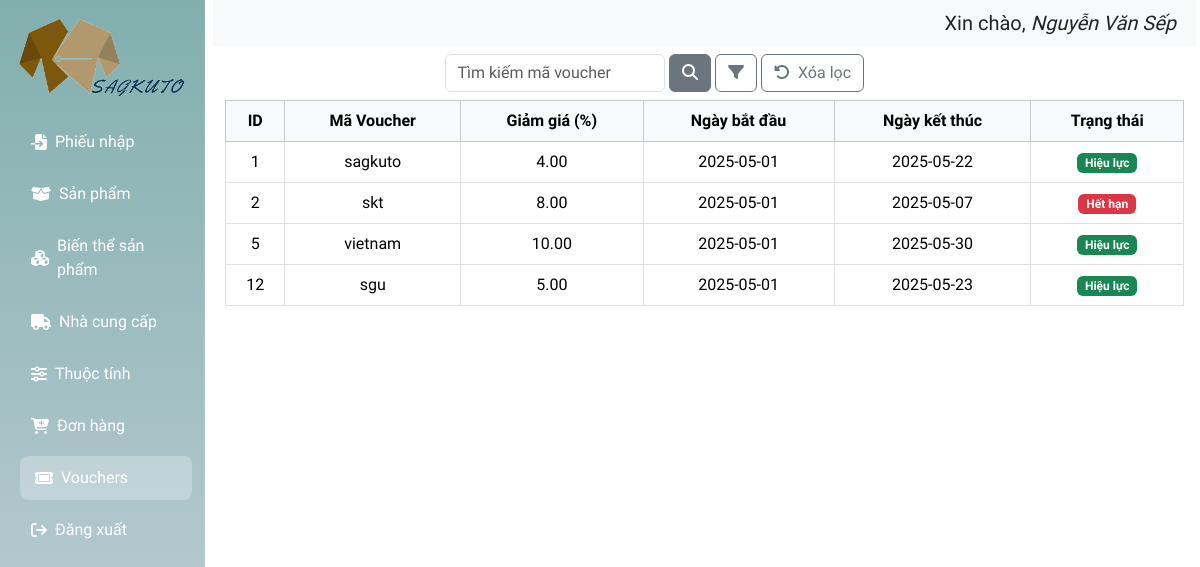
Page /admin/index.php?page=vouchers&pageadmin=1 (signed in) on the committed database.
### tables this page shows
CREATE TABLE `users` (
  `user_id` int(11) NOT NULL,
  `name` varchar(100) NOT NULL,
  `password` varchar(255) NOT NULL,
  `email` varchar(100) DEFAULT NULL,
  `phone` varchar(20) DEFAULT NULL,
  `role_id` int(11) DEFAULT NULL,
  `status` tinyint(4) DEFAULT 1,
  `otp` varchar(6) DEFAULT NULL,
  `otp_expired_at` datetime DEFAULT NULL
);

CREATE TABLE `vouchers` (
  `voucher_id` int(11) NOT NULL,
  `code` varchar(50) NOT NULL,
  `discount` decimal(10,2) NOT NULL,
  `start_date` date DEFAULT NULL,
  `end_date` date DEFAULT NULL,
  `status` enum('active','inactive') DEFAULT 'active'
);

### database/DBConnection.php (called while the page is built, shortened)
<?php
class DBConnect
{
    private static $instance = null;
    private $pdo;
    private $host = 'localhost';
    private $dbname = 'db_web_quanao';
    private $username = 'root';
    private $password = '';
    private function __construct()
    {
        try {
            $this->pdo = new PDO(
                "mysql:host={$this->host};dbname={$this->dbname};charset=utf8",
                $this->username,
                $this->password
            );
            $this->pdo->setAttribute(PDO::ATTR_ERRMODE, PDO::ERRMODE_EXCEPTION);
            $this->pdo->setAttribute(PDO::ATTR_DEFAULT_FETCH_MODE, PDO::FETCH_ASSOC);
        } catch (PDOException $e) {
            die("Kết nối thất bại: " . $e->getMessage());
        }
    }
    public static function getInstance()
    {
        if (self::$instance === null) {
            self::$instance = new DBConnect();
        }
        return self::$instance;
    }
    public function select($sql, $params = [])
    {
        $stmt = $this->pdo->prepare($sql);
        $stmt->execute($params);
        return $stmt->fetchAll();
    }
}

### admin/ajax/permission_helper.php (called while the page is built, shortened)
<?php
function hasPermission($permission_name, $action = 'read') {
    $role_id = $_SESSION['role_id'] ?? null;
    $db = DBConnect::getInstance();
    $query = "
        SELECT 1 FROM role_permission_details rpd
        JOIN permissions p ON rpd.permission_id = p.permission_id
        WHERE rpd.role_id = ? AND p.name = ? AND rpd.action = ?
        LIMIT 1
    ";
    $result = $db->select($query, [$role_id, $permission_name, $action]);
    return !empty($result);
}

### admin/layout/vouchers.php (the view, shortened to what this page needs)
<?php
require_once '../database/DBConnection.php';
$db = DBConnect::getInstance();
$filter = '';
$params = [];
$sql = "SELECT * FROM vouchers WHERE 1 $filter ORDER BY voucher_id ASC";
$vouchers = $db->select($sql, $params);
?>
<div class="top-bar">
    <div class="search-filter-group">
        <input type="text" class="form-control" placeholder="Tìm kiếm mã voucher" id="searchVoucher" />
        <button class="btn btn-secondary" id="btnSearchVoucher" type="button" style="pointer-events:auto;">
            <i class="fa-solid fa-search"></i>
        </button>
        <button class="btn btn-outline-secondary rounded" id="btnToggleFilterVoucher">
            <i class="fa fa-filter"></i>
        </button>
        <button type="button" class="btn btn-outline-secondary" id="btnClearFilterVoucher">
            <i class="fa-solid fa-rotate-left me-1"></i> Xóa lọc
        </button>
    </div>
</div>
<div class="table-responsive">
    <table class="table table-bordered align-middle text-center">
        <thead class="table-light">
            <tr>
                <th>ID</th>
                <th>Mã Voucher</th>
                <th>Giảm giá (%)</th>
                <th>Ngày bắt đầu</th>
                <th>Ngày kết thúc</th>
                <th>Trạng thái</th>
            </tr>
        </thead>
        <tbody>
            <?php foreach ($vouchers as $voucher): ?>
                <tr>
                    <td><?= $voucher['voucher_id'] ?></td>
                    <td><?= htmlspecialchars($voucher['code']) ?></td>
                    <td><?= $voucher['discount'] ?></td>
                    <td><?= $voucher['start_date'] ?></td>
                    <td><?= $voucher['end_date'] ?></td>
                    <td>
                        <?php
                        $today = date('Y-m-d');
                        echo ($voucher['status'] === 'inactive' || $voucher['end_date'] < $today)
                            ? '<span class="badge bg-danger">Hết hạn</span>'
                            : '<span class="badge bg-success">Hiệu lực</span>';
                        ?>
                    </td>
                </tr>
            <?php endforeach ?>
        </tbody>
    </table>
</div>
</div>

### admin/index.php (shortened to what this page needs)
<?php
require_once __DIR__ . '/ajax/permission_helper.php';
?>
<!DOCTYPE html>
<html lang="en">
<head>
    <link href="https://cdn.jsdelivr.net/npm/bootstrap@5.3.5/dist/css/bootstrap.min.css" rel="stylesheet">
    <link rel="stylesheet" href="https://cdnjs.cloudflare.com/ajax/libs/font-awesome/6.7.2/css/all.min.css" />
    <link rel="stylesheet" href="./assets/css/sanpham.css">
    <link href="https://cdn.jsdelivr.net/npm/select2@4.1.0-rc.0/dist/css/select2.min.css" rel="stylesheet" />
    <link rel="stylesheet" href="https://cdn.jsdelivr.net/npm/sweetalert2@11/dist/sweetalert2.min.css">
    <link rel="stylesheet" href="../assets/fonts/font.css">
</head>
<body>
    <section class="d-flex position-relative">
        <?php
        $user_id = $_SESSION['admin_id'] ?? null;
        if ($user_id) {
            require_once(__DIR__ . '../../database/DBConnection.php');
            $db = DBConnect::getInstance();
            $stmt = $db->select("SELECT name FROM users WHERE user_id = ?", [$user_id]);
            if ($stmt) {
                $name = $stmt[0]['name'];
            } else {
                $name = "Không tìm thấy người dùng";
            }
        } else {
            $name = "Chưa đăng nhập";
        }
        $currentPage = $_GET['page'] ?? '';
        ?>
        <nav class="nav-left text-white p-3">
            <div class="text-center mb-4">
                <img src="../../assets/img/logo_favicon/logo.png" alt="logo" class="img-fluid" style="height:80px; width:100%;">
            </div>
            <ul class="nav flex-column">
                <?php if (hasPermission('Quản lý đơn nhập')): ?>
                    <li class="nav-item mb-2">
                        <a class="nav-link text-white d-flex align-items-center gap-2 <?= $currentPage === 'phieunhap' ? 'active' : '' ?>" href="index.php?page=phieunhap&pageadmin=1">
                            <i class="fa-solid fa-file-import"></i> <span>Phiếu nhập</span>
                        </a>
                    </li>
                <?php endif; ?>
                <?php if (hasPermission('Quản lý sản phẩm')): ?>
                    <li class="nav-item mb-2">
                        <a class="nav-link text-white d-flex align-items-center gap-2 <?= $currentPage === 'sanpham' ? 'active' : '' ?>" href="index.php?page=sanpham&pageadmin=1">
                            <i class="fa-solid fa-box-open"></i> <span>Sản phẩm</span>
                        </a>
                    </li>
                <?php endif; ?>
                <?php if (hasPermission('Quản lý sản phẩm')): ?>
                    <li class="nav-item mb-2">
                        <a class="nav-link text-white d-flex align-items-center gap-2 <?= $currentPage === 'bienthe' ? 'active' : '' ?>" href="index.php?page=bienthe&pageadmin=1">
                            <i class="fa-solid fa-cubes"></i> <span>Biến thể sản phẩm</span>
                        </a>
                    </li>
                <?php endif; ?>
                <?php if (hasPermission('Quản lý nhà cung cấp')): ?>
                    <li class="nav-item mb-2">
                        <a class="nav-link text-white d-flex align-items-center gap-2 <?= $currentPage === 'nhacungcap' ? 'active' : '' ?>" href="index.php?page=nhacungcap&pageadmin=1">
                            <i class="fas fa-truck"></i> <span>Nhà cung cấp</span>
                        </a>
                    </li>
                <?php endif; ?>
                <?php if (hasPermission('Quản lý thuộc tính')): ?>
                    <li class="nav-item mb-2">
                        <a class="nav-link text-white d-flex align-items-center gap-2 <?= $currentPage === 'thuoctinh' ? 'active' : '' ?>" href="index.php?page=thuoctinh&pageadmin=1">
                            <i class="fas fa-sliders-h"></i> <span>Thuộc tính</span>
                        </a>
                    </li>
                <?php endif; ?>
                <?php if (hasPermission('Quản lý đơn hàng')): ?>
                    <li class="nav-item mb-2">
                        <a class="nav-link text-white d-flex align-items-center gap-2 <?= $currentPage === 'donhang' ? 'active' : '' ?>" href="index.php?page=donhang&pageadmin=1">
                            <i class="fa fa-cart-plus"></i> <span>Đơn hàng</span>
                        </a>
                    </li>
                <?php endif; ?>
                <?php if (hasPermission('Quản lý thuộc tính')): ?>
                    <li class="nav-item mb-2">
                        <a class="nav-link text-white d-flex align-items-center gap-2 <?= $currentPage === 'vouchers' ? 'active' : '' ?>" href="index.php?page=vouchers&pageadmin=1">
                            <i class="fa-solid fa-ticket"></i> <span>Vouchers</span>
                        </a>
                    </li>
                <?php endif; ?>
                <li class="nav-item mb-2">
                    <a class="nav-link text-white d-flex align-items-center gap-2" href="index.php?action=logout">
                        <i class="fa-solid fa-sign-out"></i> <span>Đăng xuất</span>
                    </a>
                </li>
            </ul>
        </nav>
        <div class="quanlysp flex-fill me-3">
            <div class="infouser row p-2" style="background-color: #f8f9fa;">
                <div class="col-md text-end">
                    <p class="mb-0 fs-5">Xin chào, <i><?= htmlspecialchars($name) ?></i></p>
                </div>
            </div>
            <?php
            if (isset($_GET['page'])) {
                $page = $_GET['page'];
                switch ($page) {
                    case 'vouchers':
                        include '../admin/layout/vouchers.php';
                        break;
                }
            }
            ?>
    </section>
    <link href="https://cdn.jsdelivr.net/npm/select2@4.1.0-rc.0/dist/css/select2.min.css" rel="stylesheet" />
</body>
</html>

### admin/assets/css/sanpham.css (style rules this page uses)
.nav-left { position: fixed; top: 0; left: 0; width: 205px; height: 100vh; background-color: #f8f9fa; z-index: 1000; overflow-y: auto; border-right: 1px solid #dee2e6; }
.quanlysp { margin-left: 225px; }
button { transition: transform 0.3s cubic-bezier(0.4, 0, 0.2, 1); will-change: transform; }
.nav-left { height: 100vh; background: linear-gradient(180deg, #81afae, #c7d2dc); color: white; border-right: 1px solid rgba(255, 255, 255, 0.1); }
.nav-left .nav-link { font-size: 16px; padding: 10px 15px; border-radius: 8px; transition: background-color 0.2s, transform 0.2s; }
.nav-left .nav-link.active { background-color: rgba(255, 255, 255, 0.25); transform: translateX(4px); }

### admin/layout/vouchers.php (style rules this page uses)
.top-bar { display: flex; align-items: center; justify-content: space-between; padding: 0.5rem 1rem; }
.search-filter-group { display: flex; align-items: center; gap: 0.25rem; width: 420px; margin: 0 auto; }
#searchVoucher { flex: 1; }

### rows in the picture
users: name "Nguyễn Văn Sếp"
vouchers: voucher_id "1", code "sagkuto", discount "4.00", start_date "2025-05-01", end_date "2025-05-22", status "Hiệu lực"
vouchers: voucher_id "2", code "skt", discount "8.00", start_date "2025-05-01", end_date "2025-05-07", status "Hết hạn"
vouchers: voucher_id "5", code "vietnam", discount "10.00", start_date "2025-05-01", end_date "2025-05-30", status "Hiệu lực"
vouchers: voucher_id "12", code "sgu", discount "5.00", start_date "2025-05-01", end_date "2025-05-23", status "Hiệu lực"
